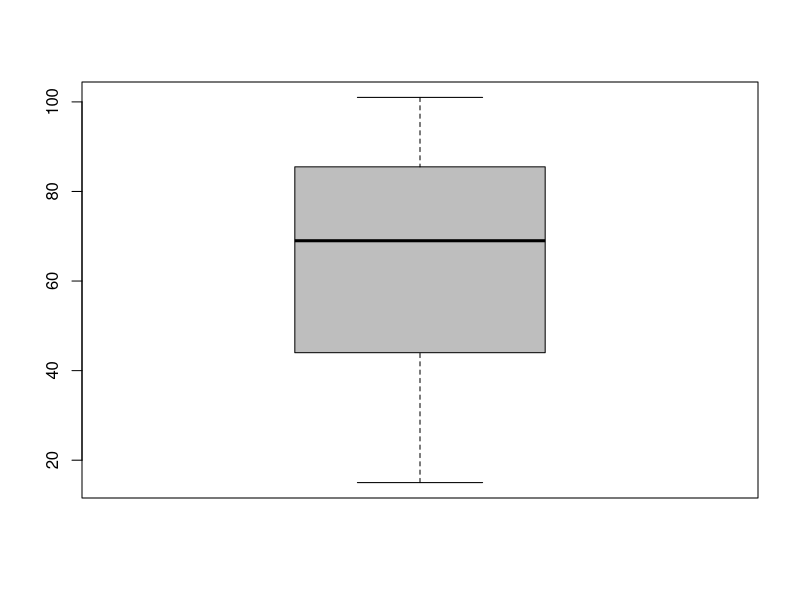

Here is the R script that generated this plot:
#this is doing by method in notes
x=c(2,22,15,16,34,6,1,19,18)
x=sort(x)
print(x)
n=length(x)
nn=(3/4)*n
print(nn)
nn=ceiling(nn) #since n is not integer round up
print(nn)
p75=x[nn] #take the nnth x value
print(p75)
#or do it like so which is more acurate
p75=quantile(x,.75)
print(p75)
pq=quantile(x,c(.25,.5,.75)) #get several percentiles
print(pq)
ss=summary(x) #gives summary of important stats.
print(ss)
#example 2
y=c(2,22,15,16,34,6,1,19,18,36)
y=sort(y)
print(y)
n=length(y)
nn=0.7*n
print(nn) #integer value therefore take average of 7th and 8th 
          #point
p70=(x[nn]+x[nn+1])/2
print(p70)
#boxplot
databp <- read.csv(file = "boxplot_data.csv", 
                   head = TRUE, sep = ",")

z=databp$x
boxplot(z, col="grey")
#?boxplot talk about ?